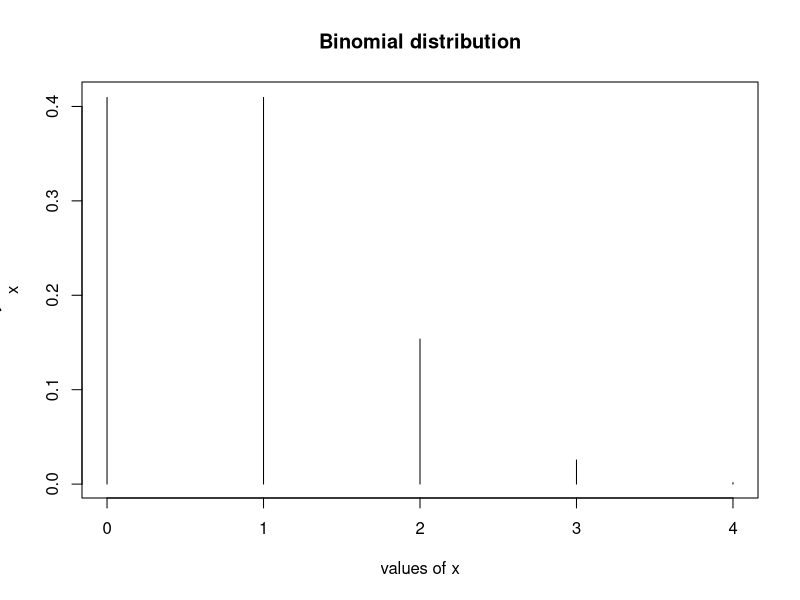

Here is the R script that generated this plot:
n = 4
p = 0.2
dbinom(2,n, p)
sum(dbinom(2:4, n, p))
1-pbinom(1, n, p)
x = 0:n
px = dbinom(x, n, p)
Ex = weighted.mean(x, px)
var = weighted.mean(x*x, px) - (weighted.mean(x, px))^2
var
plot(x,px,type="h",xlab="values of x",ylab="Probability distribution of
x",main="Binomial distribution")
# (viii) How many heads will have a probability of 0.25 will come out when a coin is tossed 51 times?
qbinom(0.0256,4,1/2)

# Find 8 random values from a sample of 150 with probability of 0.4.
x <- rbinom(8,150,.4)